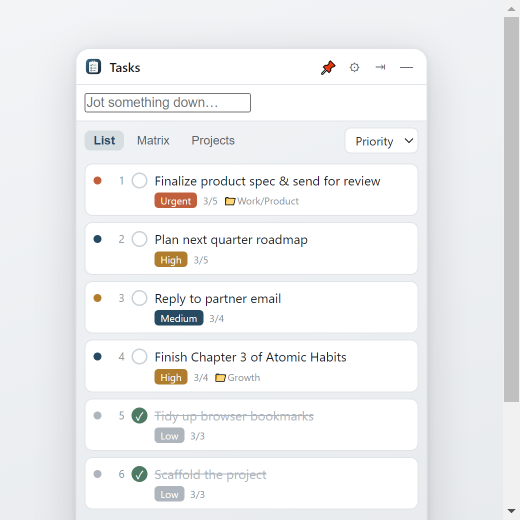
#> input picture design/shots/list-en.png, 1040 x 1040 px (shown at 1/2 size)
$ python round_mask.py ../design/shots/list-en.png
#> lines starting #> are read from the running program, lines starting #| are printed output that depends on the picture; after the words box and inside, x2 and y2 are one past the last pixel; in counts of white or black regions, pixels touching at a corner belong together
# 给 winicon/tray 的方形 PNG 套精确对称圆角，并可选内缩留透明边距（避免深色任务栏上贴边露白）。
# 用法: round_mask.py [--pad=0.0] [--radius=0.22] file1.png file2.png ...
#   --pad     内缩比例：把整幅图标缩小并居中，四周留出透明边距（0=铺满，0.1=每边留5%）
#   --radius  圆角半径 / 图标边长 的比例
import sys
from PIL import Image, ImageDraw, ImageChops


def round_png(path, radius_ratio=0.22, pad_ratio=0.0):
    im = Image.open(path).convert("RGBA")
    w, h = im.size
    ss = 4  # 超采样抗锯齿

    # 内容实际占用的方框（留出 padding）
    pad = int(round(min(w, h) * pad_ratio))
    cw, ch = w - 2 * pad, h - 2 * pad
    if cw < 1 or ch < 1:
        cw, ch, pad = w, h, 0

    # 若需要 padding，把原图缩小到内容框大小
    if pad > 0:
        content = im.resize((cw, ch), Image.LANCZOS)
    else:
        content = im

    r = int(min(cw, ch) * radius_ratio)

    # 在内容框尺寸上画圆角 mask
    mask = Image.new("L", (cw * ss, ch * ss), 0)
    ImageDraw.Draw(mask).rounded_rectangle(
        [0, 0, cw * ss - 1, ch * ss - 1], radius=r * ss, fill=255
    )
    mask = mask.resize((cw, ch), Image.BILINEAR)  # 不用 LANCZOS：高对比边缘会 overshoot 冲出浅色亮边

    # 圆角作用到内容（与内容自身 alpha 取交集）
    content_a = ImageChops.multiply(content.getchannel("A"), mask)
    content.putalpha(content_a)

    # 贴回全透明画布居中
    out = Image.new("RGBA", (w, h), (0, 0, 0, 0))
    out.paste(content, (pad, pad), content)
    out.save(path)
    print(f"rounded: {path} ({w}x{h}, content={cw}x{ch}, pad={pad}, r={r})")


if __name__ == "__main__":
    radius_ratio = 0.22
    pad_ratio = 0.0
    files = []
    for a in sys.argv[1:]:
        if a.startswith("--pad="):
            pad_ratio = float(a.split("=", 1)[1])
        elif a.startswith("--radius="):
            radius_ratio = float(a.split("=", 1)[1])
        else:
            files.append(a)
    for p in files:
        round_png(p, radius_ratio=radius_ratio, pad_ratio=pad_ratio)
#> in round_png, `mask = Image.new("L", (cw * ss, ch * ss), 0)`: mask: PIL image 4160x4160 L; every value is 0
#> in round_png, `ImageDraw.Draw(mask).rounded_rectangle( [0, 0, cw * ss - 1, ch * ss - ..`:
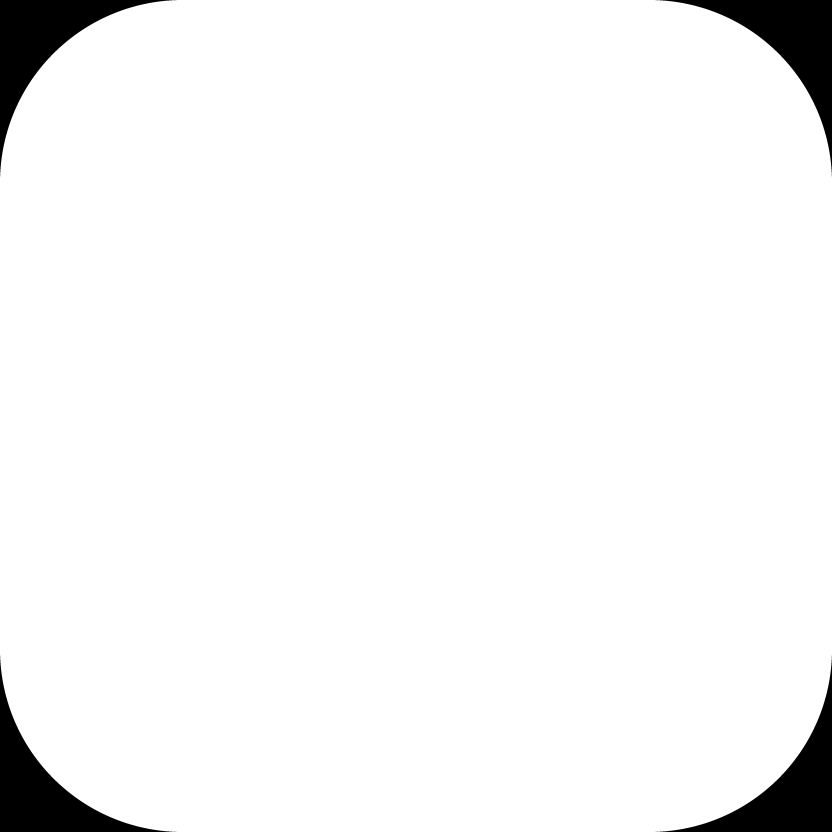
#> mask: PIL image 4160x4160 L (shown at 1/5 size); 95.9% white; 4 black regions, box (x1, y1, x2, y2) and area: (0, 0, 882, 882) 178751, (3278, 0, 4160, 882) 178751, (0, 3278, 882, 4160) 178751, (3278, 3278, 4160, 4160) 178751
#> in round_png, `out = Image.new("RGBA", (w, h), (0, 0, 0, 0))`: out: PIL image 1040x1040 RGBA; every value is 0
#| rounded: ../design/shots/list-en.png (1040x1040, content=1040x1040, pad=0, r=228)
